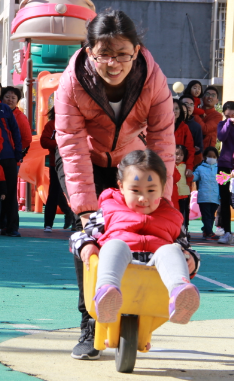
#> input picture code/face_detection/images/liwei_tiantian.png, 234 x 381 px
$ python detect_faces.py --face cascades/haarcascade_frontalface_default.xml --image images/liwei_tiantian.png
#> lines starting #> are read from the running program, lines starting #| are printed output that depends on the picture
### code/face_detection/pyimagesearch/facedetector.py
# import the necessary packages
import cv2

class FaceDetector:
	def __init__(self, faceCascadePath):
		# load the face detector
		self.faceCascade = cv2.CascadeClassifier(faceCascadePath)

	def detect(self, image, scaleFactor = 1.1, minNeighbors = 5, minSize = (30, 30)):
		# detect faces in the image
		rects = self.faceCascade.detectMultiScale(image,
			scaleFactor = scaleFactor, minNeighbors = minNeighbors,
			minSize = minSize, flags = cv2.CASCADE_SCALE_IMAGE)

		# return the rectangles representing bounding
		# boxes around the faces
		return rects

### code/face_detection/detect_faces.py
# USAGE
# python detect_faces.py --face cascades/haarcascade_frontalface_default.xml --image images/liwei_tiantian.png

# import the necessary packages
from __future__ import print_function
from pyimagesearch.facedetector import FaceDetector
import argparse
import cv2

# construct the argument parse and parse the arguments
ap = argparse.ArgumentParser()
ap.add_argument("-f", "--face", required = True,
	help = "path to where the face cascade resides")
ap.add_argument("-i", "--image", required = True,
	help = "path to where the image file resides")
args = vars(ap.parse_args())

# load the image and convert it to grayscale
image = cv2.imread(args["image"])
#> image is the input picture: shape (381, 234, 3); mean B, G, R 114.8, 118.1, 139.8
gray = cv2.cvtColor(image, cv2.COLOR_BGR2GRAY)
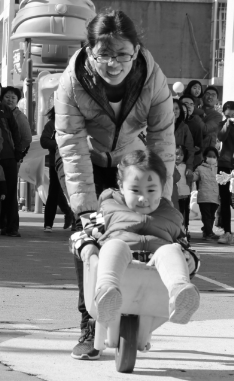
#> gray: shape (381, 234); min 3, max 255, mean 124.2

# find faces in the image
fd = FaceDetector(args["face"])
faceRects = fd.detect(gray, scaleFactor = 1.1, minNeighbors = 5,
	minSize = (30, 30))
#> in detect, `rects = self.faceCascade.detectMultiScale(image, scaleFactor = scaleFa..`: rects = ()
#> faceRects = ()
print("I found {} face(s)".format(len(faceRects)))
#| I found 0 face(s)

# loop over the faces and draw a rectangle around each
for (x, y, w, h) in faceRects:
	cv2.rectangle(image, (x, y), (x + w, y + h), (0, 255, 0), 2)
#> this loop made 0 passes

# show the detected faces
cv2.imshow("Faces", image)
cv2.waitKey(0)

$ run again, with code/face_detection/images/ji_liu.png copied over code/face_detection/images/liwei_tiantian.png
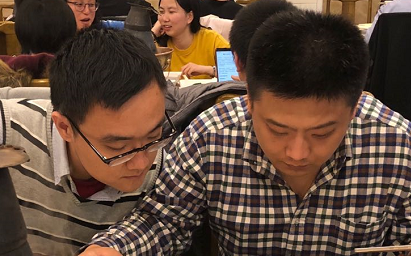
#> input picture code/face_detection/images/ji_liu.png, 411 x 256 px
#> image is the input picture: shape (256, 411, 3); mean B, G, R 58.6, 72.8, 95.5
#> `gray = cv2.cvtColor(image, cv2.COLOR_BGR2GRAY)`:
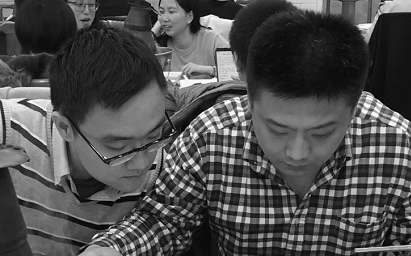
#> gray: shape (256, 411); min 0, max 255, mean 78
#> rects = [[254, 98, 93, 93]]
#| I found 1 face(s)
#> the loop `for (x, y, w, h) in faceRects:` made 1 pass

$ run again, with code/face_detection/images/jin.png copied over code/face_detection/images/liwei_tiantian.png
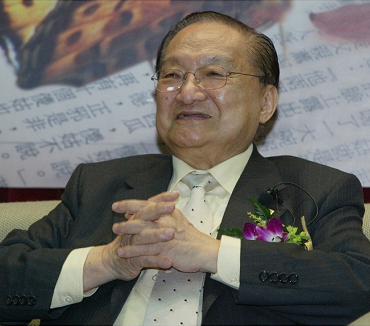
#> input picture code/face_detection/images/jin.png, 370 x 326 px
#> image is the input picture: shape (326, 370, 3); mean B, G, R 99.8, 104.6, 107.2
#> `gray = cv2.cvtColor(image, cv2.COLOR_BGR2GRAY)`:
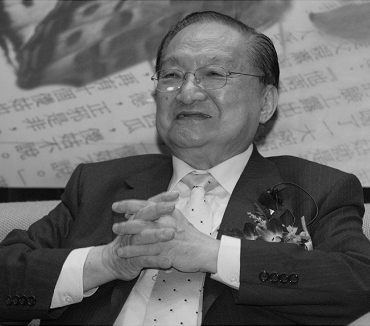
#> gray: shape (326, 370); min 0, max 244, mean 104.8
#> rects = [[140, 33, 110, 110]]
#| I found 1 face(s)
#> the loop `for (x, y, w, h) in faceRects:` made 1 pass

$ run again, with code/face_detection/images/ll.png copied over code/face_detection/images/liwei_tiantian.png
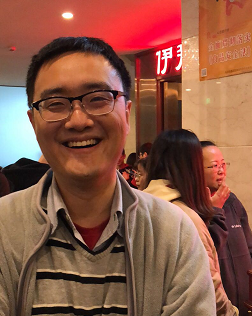
#> input picture code/face_detection/images/ll.png, 252 x 316 px
#> image is the input picture: shape (316, 252, 3); mean B, G, R 70.6, 89.1, 139.7
#> `gray = cv2.cvtColor(image, cv2.COLOR_BGR2GRAY)`:
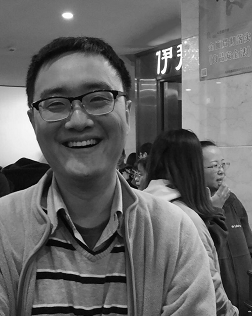
#> gray: shape (316, 252); min 0, max 255, mean 102.1
#> rects = [[21, 57, 112, 112]]
#| I found 1 face(s)
#> the loop `for (x, y, w, h) in faceRects:` made 1 pass
